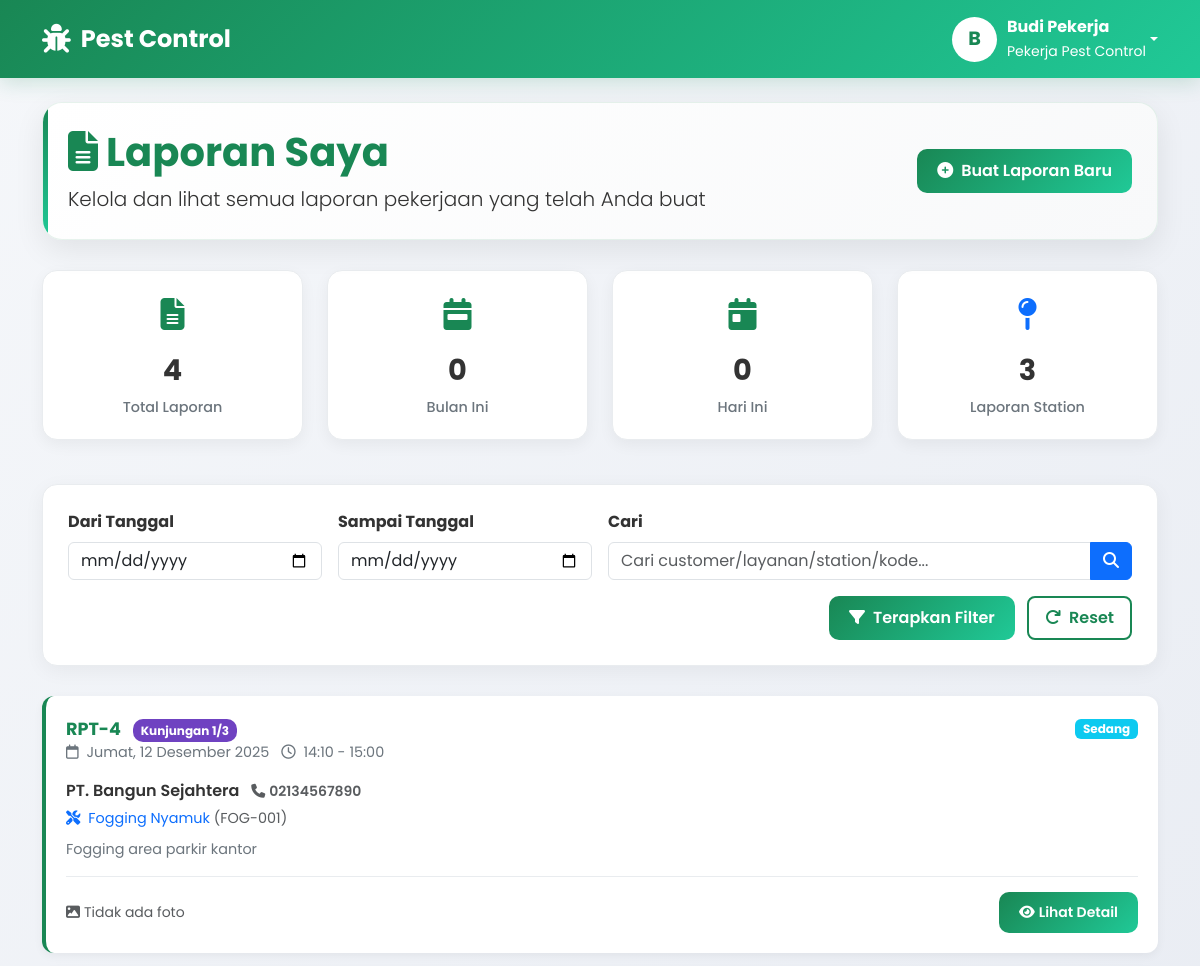
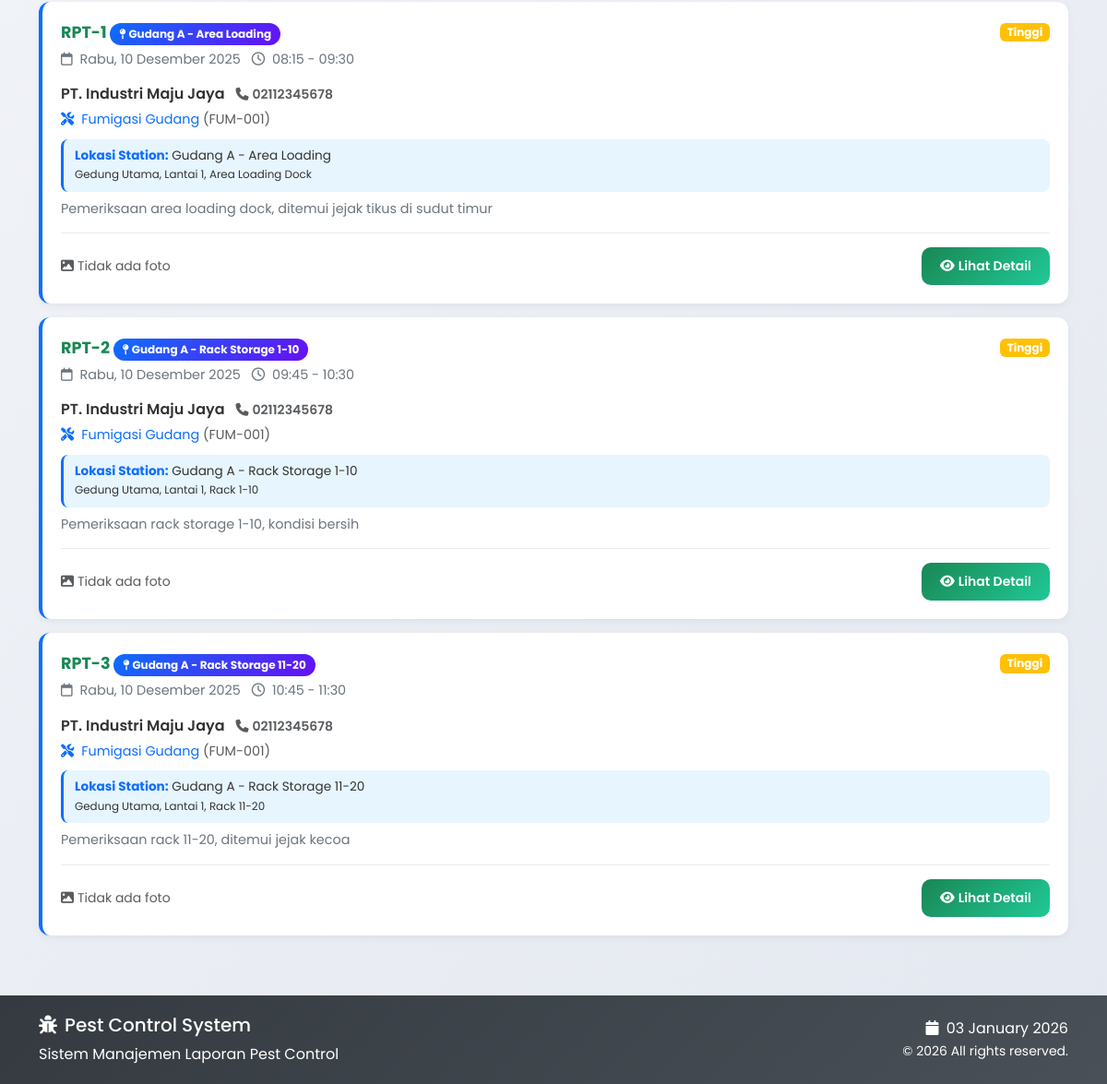
Screenshot of /user/my_reports.php (signed in) with the database file from the repository (2 pictures, top to bottom).
### tables this page shows
CREATE TABLE reports (
  id INT NOT NULL AUTO_INCREMENT,
  kode_laporan VARCHAR(50) UNIQUE,
  
   
  user_id INT NOT NULL,
  jadwal_id INT,
  customer_id INT,
  service_id INT,
  station_id INT DEFAULT NULL COMMENT 'Nomor station yang dilaporkan',
  station_nama VARCHAR(100) DEFAULT NULL COMMENT 'Nama station (jika ada)',
  nomor_kunjungan INT DEFAULT 1,
  
   
  keterangan TEXT NOT NULL,
  bahan_digunakan TEXT,
  hasil_pengamatan TEXT,
  rekomendasi TEXT,
  
   
  foto_bukti VARCHAR(255),
  foto_sebelum VARCHAR(255),
  foto_sesudah VARCHAR(255),
  
   
  tanggal_pelaporan DATE NOT NULL,
  jam_mulai TIME,
  jam_selesai TIME,
  
   
  rating_customer INT DEFAULT 5 CHECK (rating_customer BETWEEN 1 AND 5),
  
   
  created_at DATETIME DEFAULT CURRENT_TIMESTAMP,
  updated_at DATETIME DEFAULT CURRENT_TIMESTAMP ON UPDATE CURRENT_TIMESTAMP,
  
  PRIMARY KEY (id),
  
   
  INDEX idx_user (user_id),
  INDEX idx_tanggal (tanggal_pelaporan),
  INDEX idx_jadwal (jadwal_id),
  INDEX idx_customer (customer_id),
  INDEX idx_service (service_id),
  INDEX idx_nomor_kunjungan (nomor_kunjungan),
  INDEX idx_station (station_id, jadwal_id),
  INDEX idx_rating (rating_customer),
  
   
  UNIQUE KEY unique_jadwal_kunjungan (jadwal_id, nomor_kunjungan),
  UNIQUE KEY unique_jadwal_station (jadwal_id, station_id),
  
   
  FOREIGN KEY (user_id) REFERENCES users(id) ON DELETE CASCADE,
  FOREIGN KEY (jadwal_id) REFERENCES jadwal(id) ON DELETE SET NULL,
  FOREIGN KEY (customer_id) REFERENCES customers(id) ON DELETE SET NULL,
  FOREIGN KEY (service_id) REFERENCES services(id) ON DELETE SET NULL
);

CREATE TABLE jadwal (
  id INT NOT NULL AUTO_INCREMENT,
  kode_jadwal VARCHAR(50) UNIQUE,
  
   
  admin_id INT NOT NULL,
  pekerja_id INT,
  customer_id INT NOT NULL,
  service_id INT NOT NULL,
  
   
  tanggal DATE NOT NULL,
  jam TIME NOT NULL,
  lokasi TEXT,
  durasi_estimasi INT,
  
   
  status ENUM('Menunggu','Berjalan','Selesai','Dibatalkan') DEFAULT 'Menunggu',
  prioritas ENUM('Rendah', 'Sedang', 'Tinggi', 'Darurat') DEFAULT 'Sedang',
  
   
  catatan_admin TEXT,
  catatan_pekerja TEXT,
  
   
  jenis_periode ENUM('Sekali', 'Harian', 'Mingguan', 'Bulanan', 'Tahunan') DEFAULT 'Sekali',
  jumlah_kunjungan INT DEFAULT 1,
  kunjungan_berjalan INT DEFAULT 0,
  tanggal_selesai_periode DATE,
  
   
  parent_jadwal_id INT NULL,
  
   
  station_terakhir INT DEFAULT 0 COMMENT 'Station terakhir yang dilaporkan',
  total_station_selesai INT DEFAULT 0 COMMENT 'Total station yang sudah selesai',
  
  created_at DATETIME DEFAULT CURRENT_TIMESTAMP,
  updated_at DATETIME DEFAULT CURRENT_TIMESTAMP ON UPDATE CURRENT_TIMESTAMP,
  
  PRIMARY KEY (id),
  INDEX idx_tanggal (tanggal),
  INDEX idx_status (status),
  INDEX idx_pekerja (pekerja_id),
  INDEX idx_customer (customer_id),
  INDEX idx_parent_jadwal (parent_jadwal_id),
  INDEX idx_jenis_periode (jenis_periode),
  INDEX idx_station_tracking (station_terakhir, total_station_selesai),
  
  FOREIGN KEY (pekerja_id) REFERENCES users(id) ON DELETE SET NULL,
  FOREIGN KEY (customer_id) REFERENCES customers(id) ON DELETE CASCADE,
  FOREIGN KEY (service_id) REFERENCES services(id) ON DELETE CASCADE,
  FOREIGN KEY (parent_jadwal_id) REFERENCES jadwal(id) ON DELETE SET NULL,
  CONSTRAINT fk_admin FOREIGN KEY (admin_id) REFERENCES admin_users(id) ON DELETE CASCADE
);

CREATE TABLE customers (
  id INT NOT NULL AUTO_INCREMENT,
  nama_perusahaan VARCHAR(150) NOT NULL,
  nama_customer VARCHAR(150) NOT NULL,
  telepon VARCHAR(30),
  email VARCHAR(150),
  alamat TEXT,
  gedung VARCHAR(100),
  lantai VARCHAR(20),
  unit VARCHAR(50),
  jumlah_station INT DEFAULT 0 COMMENT 'Jumlah station inspeksi untuk customer',
  keterangan TEXT,
  
   
  tanggal_mulai_kontrak DATE,
  tanggal_selesai_kontrak DATE,
  nilai_kontrak DECIMAL(15,2),
  status_kontrak ENUM('Aktif', 'Selesai', 'Ditangguhkan', 'Dibatalkan') DEFAULT 'Aktif',
  
  status ENUM('Aktif', 'Nonaktif', 'Trial') DEFAULT 'Aktif',
  created_at DATETIME DEFAULT CURRENT_TIMESTAMP,
  updated_at DATETIME DEFAULT CURRENT_TIMESTAMP ON UPDATE CURRENT_TIMESTAMP,
  
  PRIMARY KEY (id),
  INDEX idx_status (status),
  INDEX idx_nama (nama_perusahaan, nama_customer),
  INDEX idx_kontrak (status_kontrak),
  INDEX idx_jumlah_station (jumlah_station)
);

CREATE TABLE services (
  id INT NOT NULL AUTO_INCREMENT,
  kode_service VARCHAR(20) UNIQUE,
  nama_service VARCHAR(150) NOT NULL UNIQUE,
  deskripsi TEXT,
  durasi_menit INT,
  harga DECIMAL(12,2),
  kategori ENUM('Residential', 'Commercial', 'Industrial') DEFAULT 'Residential',
  status ENUM('Aktif', 'Nonaktif') DEFAULT 'Aktif',
  created_at DATETIME DEFAULT CURRENT_TIMESTAMP,
  updated_at DATETIME DEFAULT CURRENT_TIMESTAMP ON UPDATE CURRENT_TIMESTAMP,
  PRIMARY KEY (id)
);

CREATE TABLE stations (
  id INT NOT NULL AUTO_INCREMENT,
  customer_id INT NOT NULL,
  station_number INT NOT NULL,
  nama_station VARCHAR(100) NOT NULL,
  lokasi TEXT,
  deskripsi TEXT,
  foto_sebelum VARCHAR(255),
  foto_sesudah VARCHAR(255),
  status ENUM('Aktif', 'Nonaktif', 'Diperbaiki') DEFAULT 'Aktif',
  created_at DATETIME DEFAULT CURRENT_TIMESTAMP,
  updated_at DATETIME DEFAULT CURRENT_TIMESTAMP ON UPDATE CURRENT_TIMESTAMP,
  
  PRIMARY KEY (id),
  UNIQUE KEY unique_customer_station (customer_id, station_number),
  FOREIGN KEY (customer_id) REFERENCES customers(id) ON DELETE CASCADE,
  INDEX idx_customer (customer_id),
  INDEX idx_station_number (station_number),
  INDEX idx_status (status)
);

### user/my_reports.php (the view, shortened to what the rows shown need)
<?php
require_once '../includes/functions.php';
$pdo = getConnection();
$user_id = $_SESSION['user_id'];
$reports = [];
$filter_date_from = $_GET['date_from'] ?? '';
$filter_date_to = $_GET['date_to'] ?? '';
$search_query = $_GET['search'] ?? '';
$sql = "
    SELECT
        r.*,
        r.id as report_id,
        r.nomor_kunjungan,
        r.kode_laporan,
        r.keterangan,
        r.bahan_digunakan,
        r.hasil_pengamatan,
        r.rekomendasi,
        r.foto_bukti,
        r.foto_sebelum,
        r.foto_sesudah,
        r.tanggal_pelaporan,
        r.jam_mulai,
        r.jam_selesai,
        r.rating_customer,
        r.created_at,
        r.station_id,           -- TAMBAHAN: station_id
        r.station_nama,         -- TAMBAHAN: station_nama
        c.nama_customer,
        c.nama_perusahaan,
        c.telepon as customer_telepon,
        c.alamat as customer_alamat,
        s.nama_service,
        s.kode_service,
        j.tanggal as jadwal_tanggal,
        j.jam as jadwal_jam,
        j.lokasi as jadwal_lokasi,
        j.prioritas as jadwal_prioritas,
        j.jenis_periode as jadwal_periode,
        j.jumlah_kunjungan as jadwal_total_kunjungan,
        j.kunjungan_berjalan as jadwal_kunjungan_berjalan,
        j.catatan_admin as jadwal_catatan,
        st.nama_station as station_detail,  -- TAMBAHAN: detail station
        st.lokasi as station_lokasi
    FROM reports r
    INNER JOIN customers c ON r.customer_id = c.id
    INNER JOIN services s ON r.service_id = s.id
    LEFT JOIN jadwal j ON r.jadwal_id = j.id
    LEFT JOIN stations st ON r.customer_id = st.customer_id AND r.station_id = st.station_number  -- TAMBAHAN: join stations
    WHERE r.user_id = ?
";
$params = [$user_id];
$sql .= " ORDER BY r.tanggal_pelaporan DESC, r.created_at DESC";
$page = isset($_GET['page']) ? (int)$_GET['page'] : 1;
$per_page = 10;
$offset = ($page - 1) * $per_page;
try {
    $sql .= " LIMIT " . $per_page . " OFFSET " . $offset;
    $stmt = $pdo->prepare($sql);
    $stmt->execute($params);
    $reports = $stmt->fetchAll(PDO::FETCH_ASSOC);
} catch (PDOException $e) {
    $error = "Gagal mengambil data laporan: " . $e->getMessage();
    error_log("Error my_reports: " . $e->getMessage() . "\nSQL: " . $sql);
}
function getPriorityBadge($priority) {
    $priority = strtolower($priority);
    $badges = [
        'rendah' => 'bg-secondary',
        'sedang' => 'bg-info',
        'tinggi' => 'bg-warning',
        'darurat' => 'bg-danger'
    ];
    return $badges[$priority] ?? 'bg-secondary';
}
?>
<!DOCTYPE html>
<html lang="id">
<head>
    <link href="https://cdn.jsdelivr.net/npm/bootstrap@5.3.0/dist/css/bootstrap.min.css" rel="stylesheet">
    <link rel="stylesheet" href="https://cdnjs.cloudflare.com/ajax/libs/font-awesome/6.4.0/css/all.min.css">
</head>
<body>
    <div class="container mt-4">
        <div class="page-header">
            <div class="row align-items-center">
                <div class="col-md-8">
                    <h1 class="display-6 fw-bold text-success mb-2">
                        <i class="fas fa-file-alt me-2"></i>Laporan Saya
                    </h1>
                </div>
            </div>
        </div>
        <div class="row">
            <div class="col-12">
                <?php if (empty($reports)): ?>
                    <div class="empty-state">
                        <i class="fas fa-clipboard-list"></i>
                        <h4 class="mb-3"><?php echo ($search_query || $filter_date_from || $filter_date_to) ? 'Tidak Ada Laporan yang Cocok' : 'Belum Ada Laporan'; ?></h4>
                        <p class="mb-4">
                            <?php if ($search_query || $filter_date_from || $filter_date_to): ?>
                                Tidak ada laporan yang sesuai dengan filter yang Anda pilih.
                            <?php else: ?>
                                Anda belum membuat laporan pekerjaan. Mulai dengan membuat laporan baru.
                            <?php endif; ?>
                        </p>
                        <?php if ($search_query || $filter_date_from || $filter_date_to): ?>
                            <a href="my_reports.php" class="btn btn-outline-custom me-2">
                                <i class="fas fa-redo me-2"></i>Reset Filter
                            </a>
                        <?php endif; ?>
                        <a href="create_report.php" class="btn btn-primary-custom">
                            <i class="fas fa-plus-circle me-2"></i>Buat Laporan Baru
                        </a>
                    </div>
                <?php else: ?>
                    <?php foreach ($reports as $report):
                        $customer_name = !empty($report['nama_perusahaan'])
                            ? $report['nama_perusahaan']
                            : ($report['nama_customer'] ?? 'Customer');
                        $jam_info = '';
                        if (!empty($report['jam_mulai'])) {
                            $jam_info = date('H:i', strtotime($report['jam_mulai']));
                            if (!empty($report['jam_selesai'])) {
                                $jam_info .= ' - ' . date('H:i', strtotime($report['jam_selesai']));
                            }
                        }
                        $visit_info = '';
                        if (!empty($report['jadwal_periode']) && $report['jadwal_periode'] != 'Sekali') {
                            $visit_info = 'Kunjungan ' . $report['nomor_kunjungan'] . '/' . $report['jadwal_total_kunjungan'];
                        }
                        $station_info = '';
                        $has_station = false;
                        if (!empty($report['station_id'])) {
                            $has_station = true;
                            $station_display = !empty($report['station_nama'])
                                ? htmlspecialchars($report['station_nama'])
                                : 'Station #' . htmlspecialchars($report['station_id']);
                            $station_info = '<span class="station-badge"><i class="fas fa-map-pin"></i>' . $station_display . '</span>';
                        }
                    ?>
                        <div class="report-card <?php echo $has_station ? 'with-station' : ''; ?>">
                            <div class="report-header">
                                <div>
                                    <div class="report-code">
                                        <?php echo htmlspecialchars($report['kode_laporan'] ?? 'RPT-'.$report['id']); ?>
                                        <?php if (!empty($visit_info)): ?>
                                            <span class="badge-kunjungan ms-2"><?php echo $visit_info; ?></span>
                                        <?php endif; ?>
                                        <?php echo $station_info; ?>
                                    </div>
                                    <div class="report-date">
                                        <i class="far fa-calendar me-1"></i>
                                        <?php echo formatTanggalIndonesia($report['tanggal_pelaporan'] ?? ''); ?>
                                        <?php if ($jam_info): ?>
                                            <i class="far fa-clock ms-2 me-1"></i>
                                            <?php echo htmlspecialchars($jam_info); ?>
                                        <?php endif; ?>
                                    </div>
                                </div>
                                <div>
                                    <?php if (!empty($report['jadwal_prioritas'])): ?>
                                        <span class="badge <?php echo getPriorityBadge($report['jadwal_prioritas']); ?>">
                                            <?php echo ucfirst($report['jadwal_prioritas']); ?>
                                        </span>
                                    <?php endif; ?>
                                </div>
                            </div>
                            <div class="report-customer">
                                <?php echo htmlspecialchars($customer_name); ?>
                                <?php if (!empty($report['customer_telepon'])): ?>
                                    <span class="text-muted small ms-2">
                                        <i class="fas fa-phone me-1"></i><?php echo htmlspecialchars($report['customer_telepon']); ?>
                                    </span>
                                <?php endif; ?>
                            </div>
                            <div class="report-service">
                                <i class="fas fa-tools me-1"></i>
                                <?php echo htmlspecialchars($report['nama_service'] ?? 'Layanan Pest Control'); ?>
                                <?php if (!empty($report['kode_service'])): ?>
                                    <span class="text-muted">(<?php echo htmlspecialchars($report['kode_service']); ?>)</span>
                                <?php endif; ?>
                            </div>
                            <?php if ($has_station && !empty($report['station_detail'])): ?>
                                <div class="station-info mb-2">
                                    <strong>Lokasi Station:</strong> <?php echo htmlspecialchars($report['station_detail']); ?>
                                    <?php if (!empty($report['station_lokasi'])): ?>
                                        <br><small><?php echo htmlspecialchars($report['station_lokasi']); ?></small>
                                    <?php endif; ?>
                                </div>
                            <?php endif; ?>
                            <div class="report-excerpt">
                                <?php echo htmlspecialchars(substr($report['keterangan'] ?? '', 0, 200)); ?>
                            </div>
                            <div class="report-footer">
                                <div class="report-photos">
                                    <?php if (empty($report['foto_sebelum']) && empty($report['foto_bukti']) && empty($report['foto_sesudah'])): ?>
                                        <span class="text-muted small">
                                            <i class="fas fa-image me-1"></i>Tidak ada foto
                                        </span>
                                    <?php endif; ?>
                                </div>
                                <div class="report-actions">
                                    <button type="button" class="btn btn-sm btn-primary-custom"
                                            data-bs-toggle="modal" data-bs-target="#detailModal"
                                            onclick="loadReportDetail(<?php echo $report['report_id']; ?>)">
                                        <i class="fas fa-eye me-1"></i>Lihat Detail
                                    </button>
                                </div>
                            </div>
                        </div>
                    <?php endforeach; ?>
                <?php endif; ?>
            </div>
        </div>
    </div>
</body>
</html>

### rows the page displays
reports: kode_laporan+id "RPT-4", nomor_kunjungan.jumlah_kunjungan "Kunjungan 1/3", tanggal_pelaporan "Jumat, 12 Desember 2025", jam_info "14:10 - 15:00", jadwal.prioritas "Sedang", customer.nama_perusahaan "PT. Bangun Sejahtera", customer.telepon "02134567890", service.nama_service "Fogging Nyamuk", service.kode_service "FOG-001", keterangan "Fogging area parkir kantor", shows "Tidak ada foto"
reports: kode_laporan+id "RPT-1", station_nama "Gudang A - Area Loading", tanggal_pelaporan "Rabu, 10 Desember 2025", jam_info "08:15 - 09:30", jadwal.prioritas "Tinggi", customer.nama_perusahaan "PT. Industri Maju Jaya", customer.telepon "02112345678", service.nama_service "Fumigasi Gudang", service.kode_service "FUM-001", station.nama_station "Gudang A - Area Loading", station.lokasi "Gedung Utama, Lantai 1, Area Loading Dock", keterangan "Pemeriksaan area loading dock, ditemui jejak tikus di sudut timur", shows "Tidak ada foto"
reports: kode_laporan+id "RPT-2", station_nama "Gudang A - Rack Storage 1-10", tanggal_pelaporan "Rabu, 10 Desember 2025", jam_info "09:45 - 10:30", jadwal.prioritas "Tinggi", customer.nama_perusahaan "PT. Industri Maju Jaya", customer.telepon "02112345678", service.nama_service "Fumigasi Gudang", service.kode_service "FUM-001", station.nama_station "Gudang A - Rack Storage 1-10", station.lokasi "Gedung Utama, Lantai 1, Rack 1-10", keterangan "Pemeriksaan rack storage 1-10, kondisi bersih", shows "Tidak ada foto"
reports: kode_laporan+id "RPT-3", station_nama "Gudang A - Rack Storage 11-20", tanggal_pelaporan "Rabu, 10 Desember 2025", jam_info "10:45 - 11:30", jadwal.prioritas "Tinggi", customer.nama_perusahaan "PT. Industri Maju Jaya", customer.telepon "02112345678", service.nama_service "Fumigasi Gudang", service.kode_service "FUM-001", station.nama_station "Gudang A - Rack Storage 11-20", station.lokasi "Gedung Utama, Lantai 1, Rack 11-20", keterangan "Pemeriksaan rack 11-20, ditemui jejak kecoa", shows "Tidak ada foto"

### other values shown
substr($user_name, 0, 1) "B"
$user_name "Budi Pekerja"
$total_count "4"
$monthly_count "0"
$today_count "0"
$station_count "3"
